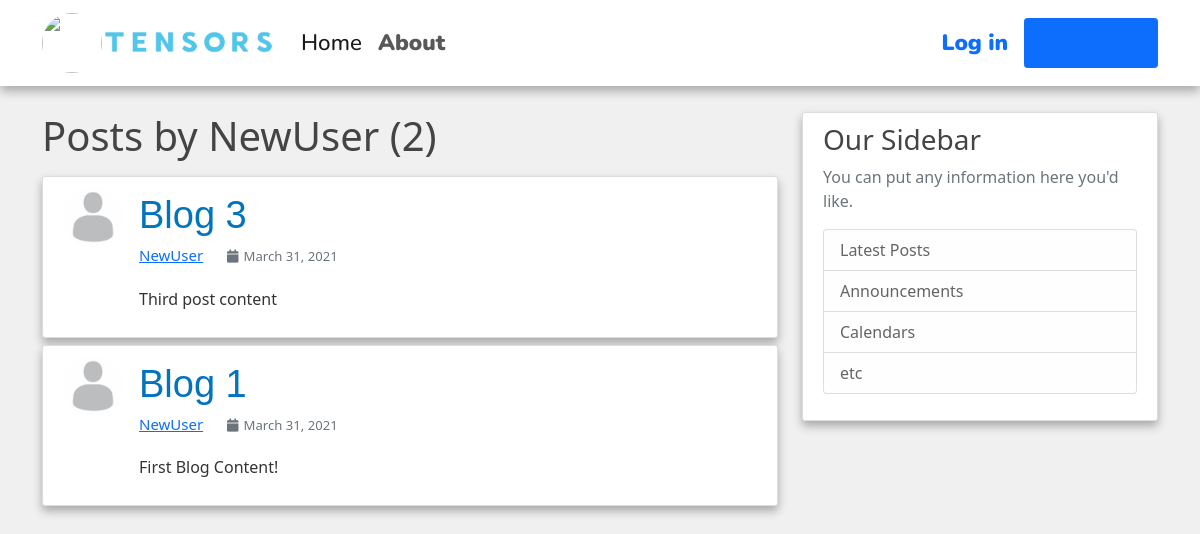
Page /user/NewUser on the earlier database version.
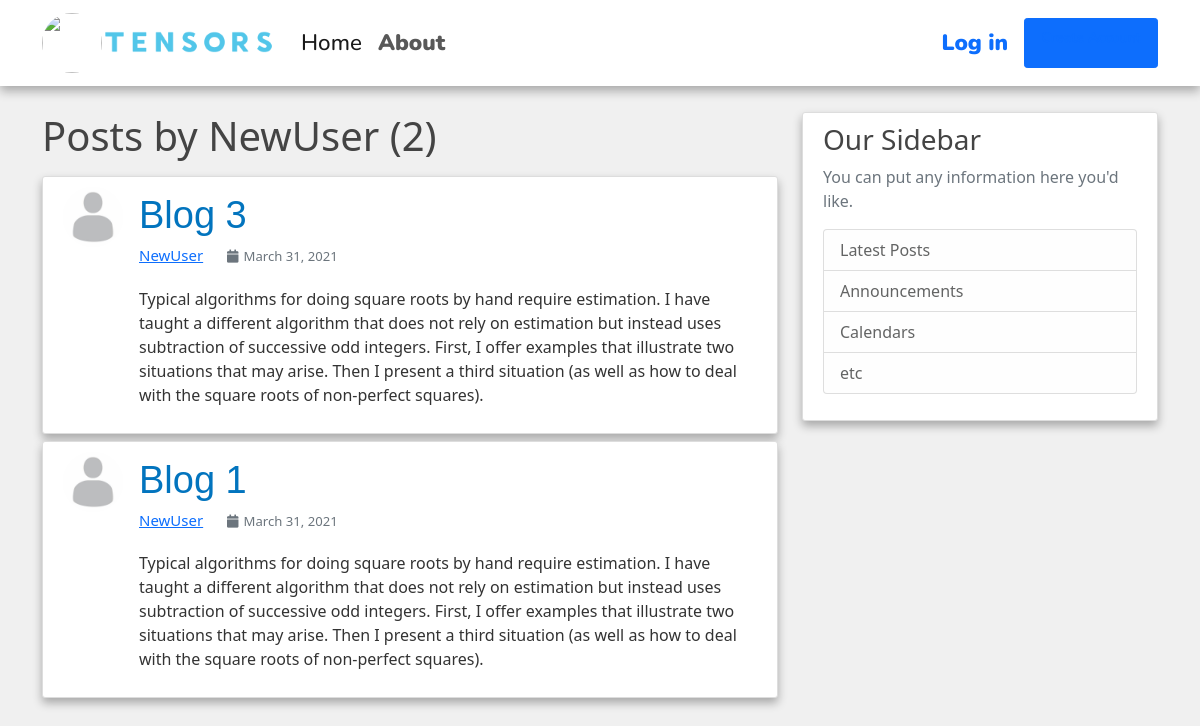
Same page on the later database version.
### blog/models.py (models this page shows, shortened)
class Post(models.Model):
    title = models.CharField(max_length=100)
    content = models.TextField()
    date_posted = models.DateTimeField(default=timezone.now)
    author = models.ForeignKey(User, on_delete=models.CASCADE)

### users/models.py (models this page shows, shortened)
class Profile(models.Model):
    user = models.OneToOneField(User, on_delete=models.CASCADE)
    image = models.ImageField(default='default.jpg', upload_to='profile_pics')

### blog/views.py (the view)
# urls.py: path('user/<str:username>', UserPostListView.as_view(), name='user-posts'),
class UserPostListView(ListView):
    model = Post
    template_name = 'blog/user_posts.html' # <app>/<model>_<viewtype>.html
    context_object_name = 'posts'
    paginate_by = 7
    def get_queryset(self):
        user = get_object_or_404(User, username=self.kwargs.get('username'))
        return Post.objects.filter(author=user).order_by('-date_posted')

### blog/templates/blog/user_posts.html (shortened to what this page needs)
{% extends "blog/base.html" %}
{% block content %}
<h1 class="mb-3">Posts by {{ view.kwargs.username }} ({{ page_obj.paginator.count }})</h1>
    {% for post in posts %}
    <article class="media content-section d-flex flex-row">
        <img class="rounded-circle article-img" src="{{ post.author.profile.image.url }}">
        <div class="media-body">
          <a class="article-title" href="{% url 'post-detail' post.id %}">{{ post.title }}</a>
          <div class="article-metadata">
            <span><a class="mr-2" href="{% url 'user-posts' post.author.username %}">{{ post.author }}</a></span>
            <span><small class="text-muted"><i class="fa fa-calendar" style="margin-right: 5px;"></i>{{ post.date_posted | date:"F d, Y" }}</small></span>
          </div>
          <p class="article-content">{{ post.content }}</p>
        </div>
    </article>
    {% endfor %}
{% endblock content %}

Differences in the rows shown:
changed Post "Blog 3": content "Third post content" → "Typical algorithms for doing square roots by hand require estimation. I have taught a different algorithm that does not rely on estimation but instead uses subtraction of successive odd integers. First, I offer examples that illustrate two situations that may arise. Then I present a third situation (as well as how to deal with the square roots of non-perfect squares)."
changed Post "Blog 1": content "First Blog Content!" → "Typical algorithms for doing square roots by hand require estimation. I have taught a different algorithm that does not rely on estimation but instead uses subtraction of successive odd integers. First, I offer examples that illustrate two situations that may arise. Then I present a third situation (as well as how to deal with the square roots of non-perfect squares)."
